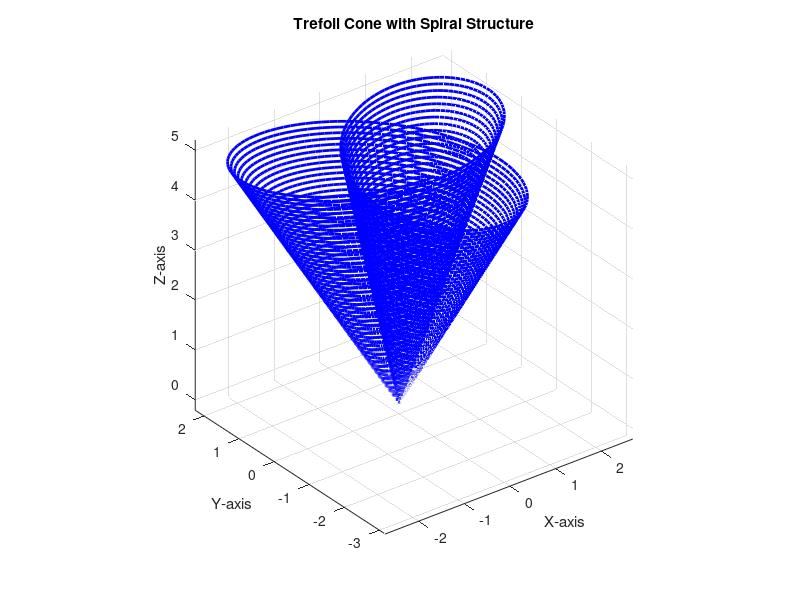

Write MATLAB code to recreate this figure. (Note: this script raises an error after producing the figure.)
% Define the parameter range
t = linspace(0, 100*pi, 10000);

% Define the height of the trefoil cone
h = 5;

% Parametric equations for a trefoil knot in x and y directions
x_knot = (sin(t) + 2 * sin(2*t));
y_knot = (cos(t) - 2 * cos(2*t));

% Define a scaling factor for the z-axis (you can modify this as needed)
scaling_factor = linspace(0, 1, length(t));

% Calculate the trefoil cone coordinates
x = x_knot .* scaling_factor;
y = y_knot .* scaling_factor;
z = h * t / max(t);
trefoil_data = [x', y', z'];

% Plot the trefoil cone
figure;
plot3(x, y, z, 'b', 'LineWidth', 2);
title('Trefoil Cone with Spiral Structure');
xlabel('X-axis');
ylabel('Y-axis');
zlabel('Z-axis');
grid on;
axis equal;

%% Based on Rodrigues rotation matrix
% R=I+sin(Δt⋅∥ω∥)⋅K+(1−cos(Δt⋅∥ω∥))⋅K2
% Assume 'trajectory' is an Nx3 matrix containing x, y, z coordinates at each point
N = size(trefoil_data, 1);

% Initialize cell arrays to store orientation matrices and angular velocities
orientation_matrices = cell(N, 1);
angular_velocities = cell(N, 1);

% Assume a small time step, you might need to adjust this based on your data
delta_t = 0.01;

% Iterate through the trajectory
for i = 1:N
    % Calculate the derivative of the position vector (velocity)
    if i == 1
        velocity = (trefoil_data(i+1, :) - trefoil_data(i, :)) / delta_t;
    elseif i == N
        velocity = (trefoil_data(i, :) - trefoil_data(i-1, :)) / delta_t;
    else
        velocity = (trefoil_data(i+1, :) - trefoil_data(i-1, :)) / (2 * delta_t);
    end

    % Calculate angular velocity
    angular_velocity = cross(trefoil_data(i, :), velocity) / norm(cross(trefoil_data(i, :), velocity));

    % Store angular velocity for further analysis if needed
    angular_velocities{i} = angular_velocity;

    % Convert angular velocity to rotation matrix
    K = [0, -angular_velocity(3), angular_velocity(2);
         angular_velocity(3), 0, -angular_velocity(1);
         -angular_velocity(2), angular_velocity(1), 0];

    rotation_matrix = eye(3) + sin(delta_t * norm(angular_velocity)) * K + (1 - cos(delta_t * norm(angular_velocity))) * K^2;

    % Store rotation matrix
    orientation_matrices{i} = rotation_matrix;
end

% 'orientation_matrices' now contains the orientation matrices at each point on the trajectory
%% Transformation matrix at each point
% Initialize cell array to store transformation matrices
transformation_matrices = cell(N, 1);

% Iterate through the trajectory
for i = 1:N
    % Extract orientation matrix for the current point
    orientation_matrix = orientation_matrices{i};

    % Create a 4x4 transformation matrix by concatenating [1,0] to trefoil_data row
    transformation_matrix = eye(4);
    transformation_matrix(1:3, 1:3) = orientation_matrix;
    transformation_matrix(1:3, 4) = trefoil_data(i, :)';

    % Store the transformation matrix
    transformation_matrices{i} = transformation_matrix;    

end
% 'transformation_matrices' now contains the 4x4 transformation matrices at each point on the trajectory
figure
for i = 1:500   
    coordplot(transformation_matrices{i},0.015)
    axis square
end
hold on